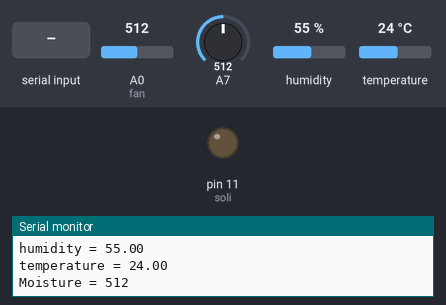
Bench run of a sketch on a simulated Arduino Nano, built with avr-gcc and run on an emulated ATmega328P. Parts: output pins drawn as LEDs (lit = HIGH), the last lines printed to the serial monitor. The test bench sets the inputs (shaded band); at power-on: A0 (fan) = 512, A7 = 512, humidity 55 %, temperature 24 °C. The modem accepts every AT command (registered, SIM ready, sends succeed) and sends nothing else.

Above: at 1.9 s.
2.0 s: "S" received over Serial
At 11.2 s:
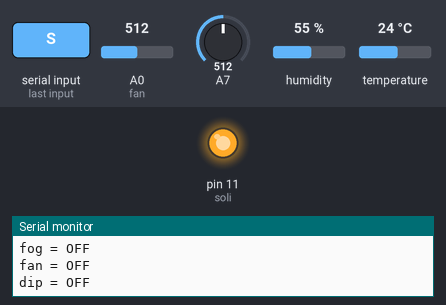
11.5 s: A0 (fan) set to 993
13.0 s: A0 (fan) set to 1009
17.7 s: "R" received over Serial
At 20.7 s:
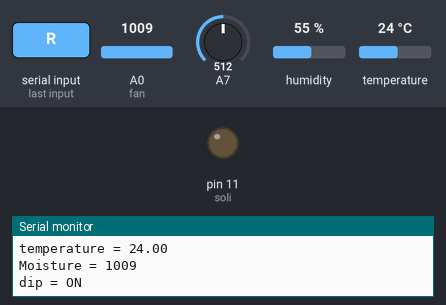
Timing chart, 0 to 22.2 s (numbered marks = the images above; inputs shaded):
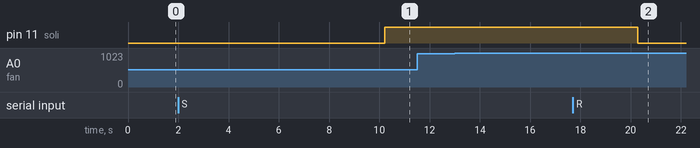

Measured:
- after the input at 2.0 s, pin 11 (soli): LOW → HIGH after 8.2 s
- after the input at 11.5 s, every drawn part: stays the same
- after the input at 17.7 s, pin 11 (soli): HIGH → LOW after 2.6 s

The sketch:

dht11_test.ino
```cpp
#include <dht.h>
#include <SoftwareSerial.h>
SoftwareSerial SIM900(8, 9);
#define dht_dpin 7 //no ; here. Set equal to channel sensor is on
#define relay1 10
#define soli 11
#define solinoid2 12
#define fan 14
#define tank 15
dht DHT;
int flag = 1;
int sms = 1;
int sms1 = 1;
void setup(){
  Serial.begin(19200);
  SIM900.begin(19200);
  //Let system settle
  delay(700);//Wait rest of 1000ms recommended delay before
  //accessing sensor
  pinMode(soli, OUTPUT);
}//end "setup()"

void loop(){
  //This is the "heart" of the program.
  DHT.read11(dht_dpin);

    Serial.print("humidity = ");
    Serial.println(DHT.humidity);

    Serial.print("temperature = ");
    Serial.println(DHT.temperature);

    int sensorValue = analogRead(A0);
    Serial.print("Moisture = ");
    Serial.println(sensorValue);

    int tankvalue = analogRead(A7);


    if(tankvalue == 0){

      digitalWrite(tank ,HIGH);

    }else{
        digitalWrite(tank ,LOW);
    }

    if(DHT.temperature < 25 & flag == 1){
      if(sms == 1){
      SIM900.print("AT+CMGF=1\r");                                                        // AT command to send SMS message
      delay(100);
      SIM900.println("AT + CMGS = \"+919633623332\"");                                     // recipient's mobile number, in international format
      delay(100);

      SIM900.println("BULB = ON ------ FOG = OFF ------- FAN = OFF");        // message to send
      delay(100);
      SIM900.println((char)26);                       // End AT command with a ^Z, ASCII code 26
      delay(100);
      SIM900.println();
      delay(5000);
      sms = 0;

  }
       digitalWrite(relay1, HIGH);
       digitalWrite(soli, LOW);
       digitalWrite(fan, LOW );

       Serial.println("bulb = ON");
       Serial.println("fog = OFF");
       Serial.println("fan = OFF");
       delay(1000);

    }else if(DHT.temperature > 25 & flag == 1){

      if(sms1 == 1){
      SIM900.print("AT+CMGF=1\r");                                                        // AT command to send SMS message
      delay(100);
      SIM900.println("AT + CMGS = \"+919633623332\"");                                     // recipient's mobile number, in international format
      delay(100);

      SIM900.println("BULB = OFF, FOG = ON,  FAN = ON");        // message to send
      delay(100);
      SIM900.println((char)26);                       // End AT command with a ^Z, ASCII code 26
      delay(100);
      SIM900.println();
      delay(5000);
      sms1 = 0;

  }
        digitalWrite(relay1, LOW);
        digitalWrite(soli, HIGH);
        digitalWrite(fan, HIGH);
        Serial.println("bulb = OFF");
        Serial.println("fog = ON");
        Serial.println("fan = ON");
        delay(1000);
    }

    if(sensorValue > 1000 ){
      digitalWrite(solinoid2,HIGH);
      Serial.println("dip = ON");
      delay(1000);
    }else{
       Serial.println("dip = OFF");
    }

    char c = Serial.read();
    if (c == 'H') {
    digitalWrite(relay1, HIGH);
    flag = 0;
    delay(1000);
    }

    else if (c == 'L') {
    digitalWrite(relay1, LOW);
    flag = 0;
    delay(1000);
    }

    else if (c == 'R') {
    digitalWrite(soli, LOW);
    flag = 0;
    delay(1000);
    }

    else if (c == 'S') {
    digitalWrite(soli, HIGH);
    flag = 0;
    delay(1000);
    }

    else if (c == 'A') {
    digitalWrite(solinoid2, HIGH);
    flag = 0;
    delay(1000);
    }

    else if (c == 'B') {
    digitalWrite(solinoid2, LOW);
    flag = 0;
    delay(1000);
    }

    else if (c == 'X') {
    digitalWrite(fan, HIGH);
    flag = 0;
    delay(1000);
    }

    else if (c == 'Y') {
    digitalWrite(fan, LOW);
    flag = 0;
    delay(1000);
    }

    else if (c == 'R'){
      flag = 1;
      delay(1000);
    }
    delay(2000);//Don't try to access too frequently... in theory


  //should be once per two seconds, fastest,
  //but seems to work after 0.8 second.
}// end loop()
```
